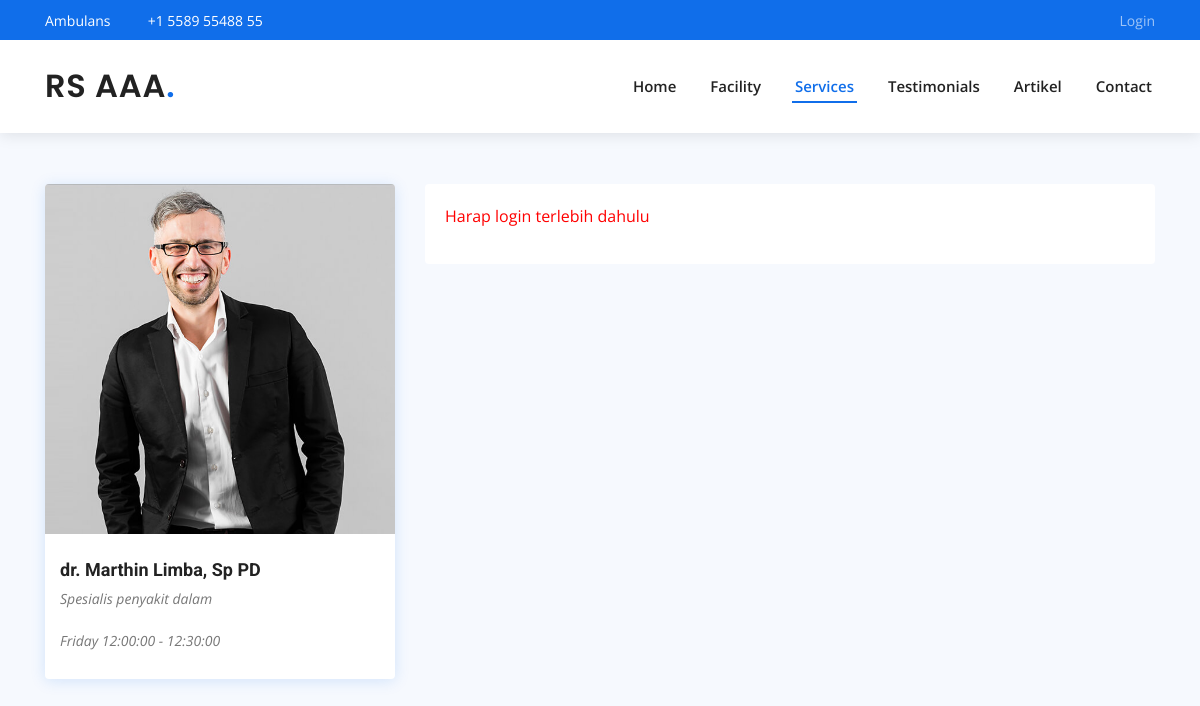
/buat-janji.php?id=1, run on the app's committed database.
### tables this page shows
CREATE TABLE `doctors` (
  `id_dokter` int(11) NOT NULL,
  `nama_dokter` varchar(128) NOT NULL,
  `email_dokter` varchar(128) NOT NULL,
  `spesialisasi` varchar(50) NOT NULL,
  `nomor_telepon` varchar(15) NOT NULL,
  `kota` varchar(50) NOT NULL
);

CREATE TABLE `schedule` (
  `idSchedule` int(11) NOT NULL,
  `idDoctors` int(11) NOT NULL,
  `dateSchedule` date NOT NULL,
  `daySchedule` varchar(10) NOT NULL,
  `starttime` time NOT NULL,
  `endtime` time NOT NULL,
  `avail` varchar(10) NOT NULL
);

### buat-janji.php (the view, shortened to what this page needs)
<?php
  include 'header.php';
  include 'includes/dbh.inc.php';
?>
  <header id="header" class="fixed-top">
    <div class="container d-flex align-items-center">
      <h1 class="logo mr-auto"><a href="index.html">RS AAA<span>.</span></a></h1>
      <nav class="nav-menu d-none d-lg-block">
        <ul>
          <li><a href="index.php">Home</a></li>
          <li><a href="index.php">Facility</a></li>
          <li class="active"><a href="buat-janji.php">Services</a>
          </li>
          <li><a href="index.php">Testimonials</a></li>
          <li><a href="index.php">Artikel</a></li>
          <li><a href="index.php">Contact</a></li>
        </ul>
      </nav>
    </div>
  </header>
    <section id="services" class="team section-bg">
      <div class="container" data-aos="">
        <div class="row" style="margin-top: 100px;">
        <div class="col-lg-4 col-md-6 d-flex align-items-stretch" data-aos="" data-aos-delay="100">
            <div class="member">
              <div class="member-img">
                <img src="assets/img/team/team-1.jpg" class="img-fluid" alt="">
              </div>
              <div class="member-info">
              <?php
                $id_dokter = $_GET["id"];
                $sql = "SELECT * FROM doctors WHERE id_dokter = '$id_dokter'";
                $result = mysqli_query($conn, $sql);
                $row = mysqli_fetch_assoc($result);
                echo "<h4>" . $row['nama_dokter'] . "</h4>";
                echo "<p>Spesialis " . $row['spesialisasi'] . "</p>";
                $sql2 = "SELECT * FROM schedule WHERE idDoctors = '$id_dokter' AND avail = 'available'";
                $result2 = mysqli_query($conn, $sql2);
                $check2 = mysqli_num_rows($result2);
                if ($check2 > 0) {
                  while ($rows2 = mysqli_fetch_assoc($result2)) {
                    echo "
                    <p class='mb-0'>" . $rows2['daySchedule'] . " " . $rows2['starttime'] . " - " . $rows2['endtime'] . "</p>
                    ";
                  }
                } else {
                  echo "<p>Tidak ada jadwal</p>";
                }
              ?>
              </div>
            </div>
        </div>
        <div class="col-lg-8 col-md-6">
                        <div class="card" style="border: 0px;">
                            <div class="card-body" style="outline: none;">
                                <?php
                                    if (!isset($_SESSION["idUser"])) {
                                        echo "<p style='color: red;'>Harap login terlebih dahulu</p>";
                                    }
                                ?>
                            </div>
                        </div>
                    </div>
        </div>
      </div>
    </section>
  </body>
</html>

### assets/css/style.css (style rules this page uses)
body { font-family: "Open Sans", sans-serif; color: #444444; }
a { color: #106eea; }
h1, h2, h3, h4, h5, h6 { font-family: "Roboto", sans-serif; }
#header { background: #fff; transition: all 0.5s; z-index: 997; padding: 25px 0; top: 40px; box-shadow: 0px 2px 15px rgba(0, 0, 0, 0.1); }
#header .logo { font-size: 32px; margin: 0; padding: 0; line-height: 1; font-weight: 600; letter-spacing: 0.8px; font-family: "Poppins", sans-serif; }
#header .logo a { color: #222222; }
#header .logo a span { color: #106eea; }
.nav-menu ul { margin: 0; padding: 0; list-style: none; }
.nav-menu > ul { display: flex; }
.nav-menu > ul > li { position: relative; white-space: nowrap; padding: 10px 0 10px 28px; }
.nav-menu a { display: block; position: relative; color: #222222; transition: 0.3s; font-size: 15px; font-weight: 600; padding: 0 3px; font-family: "Open Sans", sans-serif; }
.nav-menu > ul > li > a:before { content: ""; position: absolute; width: 100%; height: 2px; bottom: -5px; left: 0; background-color: #106eea; visibility: hidden; width: 0px; transition: all 0.3s ease-in-out 0s; }
.nav-menu a:hover:before, .nav-menu li:hover > a:before, .nav-menu .active > a:before { visibility: visible; width: 100%; }
.nav-menu a:hover, .nav-menu .active > a, .nav-menu li:hover > a { color: #106eea; }
section { padding: 60px 0; overflow: hidden; }
.section-bg { background-color: #f6f9fe; }
.team { padding: 60px 0; }
.team .member { margin-bottom: 20px; overflow: hidden; border-radius: 4px; background: #fff; box-shadow: 0px 2px 15px rgba(16, 110, 234, 0.15); }
.team .member .member-img { position: relative; overflow: hidden; }
.team .member .member-info { padding: 25px 15px; }
.team .member .member-info h4 { font-weight: 700; margin-bottom: 5px; font-size: 18px; color: #222222; }
.team .member .member-info p { font-style: italic; font-size: 14px; line-height: 26px; color: #777777; }

### assets/css/main.css (style rules this page uses)
html { line-height: 1.15; -ms-text-size-adjust: 100%; -webkit-text-size-adjust: 100%; }
body { margin: 0; }
article, aside, footer, header, nav, section { display: block; }
h1 { font-size: 2em; margin: 0.67em 0; }
a { background-color: transparent; -webkit-text-decoration-skip: objects; }
img { border-style: none; }
html { height: 100%; }
* { box-sizing: border-box; }

### data on the page
doctors: nama_dokter "dr. Marthin Limba, Sp PD", spesialisasi "penyakit dalam"
schedule: daySchedule "Friday", starttime "12:00:00", endtime "12:30:00"
